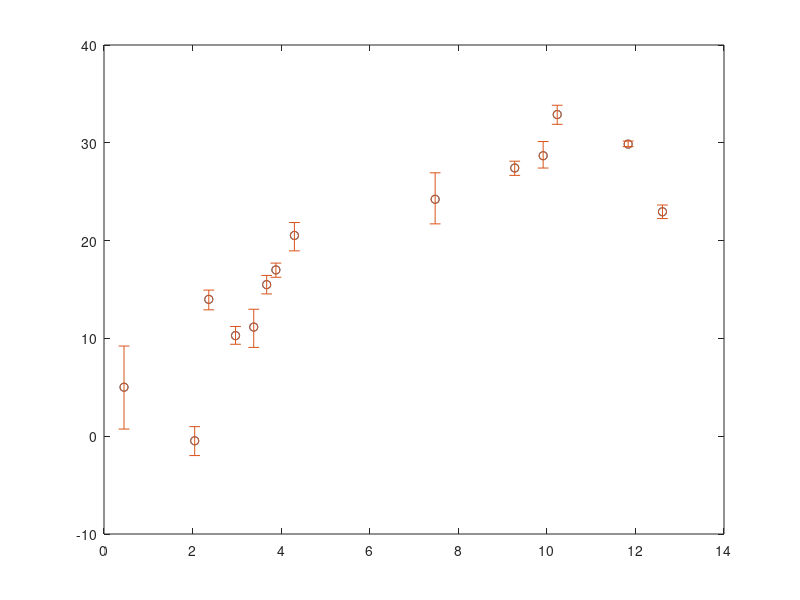

Here is the MATLAB script that generated this plot: (Note: this script raises an error after producing the figure.)
function nh_dglcorr()

  [iohm,im,iu,id] = textread('lookup/dgl_absorption.txt','%f,%f,%f,%f');
  
  iue = iu - im;
  ide = im - id;
  iohm = iohm - 0.8;
  
  figure(1); clf
  plot(iohm,im,'o');
  hold on
  errorbar(iohm,im,ide,iue,'o');
  
  xp = [0:0.1:20];
  
  fun = @(x,xdata)(x(1).*(1 -exp(x(2).*xdata)));
  
  x0 = [35,-0.15];

  fitcoeffs = zeros(100,2);
  
  for itry=1:100
  
    whpl = iohm > -1;
    yin = im(whpl) + randn(size(im(whpl))) .* (iue(whpl) + ide(whpl)) ./ 2;
    xin = iohm(whpl);
    xerr = randn(size(xin));
    whpu = xerr >= 0;
    xin(whpu) = xin(whpu) + 0.06.*xerr(whpu);
    whpd = xerr < 0;
    xin(whpd) = xin(whpd) + 0.02.*xerr(whpd);

    if 1
      warning('off','all')
      opts = optimset('Display','off');
      x = lsqcurvefit(fun,x0,xin,yin,[],[],opts);
      warning('on','all')
      
      fitcoeffs(itry,1) = x(1);
      fitcoeffs(itry,2) = x(2);
    else
      fo = fitoptions('poly1','Weights',(iue(whpl) + ide(whpl)) ./ 2,...
	  'Lower',[-100 0],'Upper',[100 0]);
      thisfit = fit(xin,yin,'poly1',fo);
      fitcoeffs(itry) = thisfit.p1;
    end
      
  end
  
  whpl = iohm < 10;
  %myline = polyfit(iohm(whpl),im(whpl),1);
  fo = fitoptions('poly1','Weights',(iue(whpl) + ide(whpl)) ./ 2,...
      'Lower',[-100 0],'Upper',[100 0]);
  thisfit = fit(iohm(whpl),im(whpl),'poly1',fo);
  myline = thisfit.p1;
  
  plot(xp,xp.*myline(1));
  
  modmean = mean(fitcoeffs,1);
  modstd = std(fitcoeffs,1);
  
  plot(xp,modmean(1).*(1-exp(modmean(2).*xp)));
  
  % kind of ran out of steam here since none of the fields we ended up using
  % for EBL make it past this cut
  dbstop
  
  mymod = modmean./myline.*ones(size(xp));
  mymoddn = (modmean-modstd)./myline.*ones(size(xp));
  mymodup = (modmean+modstd)./myline.*ones(size(xp));
  
  whpl = xp <10;
  mymod(whpl) = 1;
  mymoddn(whpl) = 1;
  mymodup(whpl) = 1;
  
  figure(2); clf
  plot(xp,mymod)
  hold on
  plot(xp,mymoddn)
  plot(xp,mymodup)
  legend('model','dn','up')
  
  dglcorr.ohm = xp;
  dglcorr.corr = mymod;
  dglcorr.corrdn = mymoddn;
  dglcorr.corrup = mymodup;
  
  save('lookup/nh_dglcorr.mat','dglcorr');


% end

